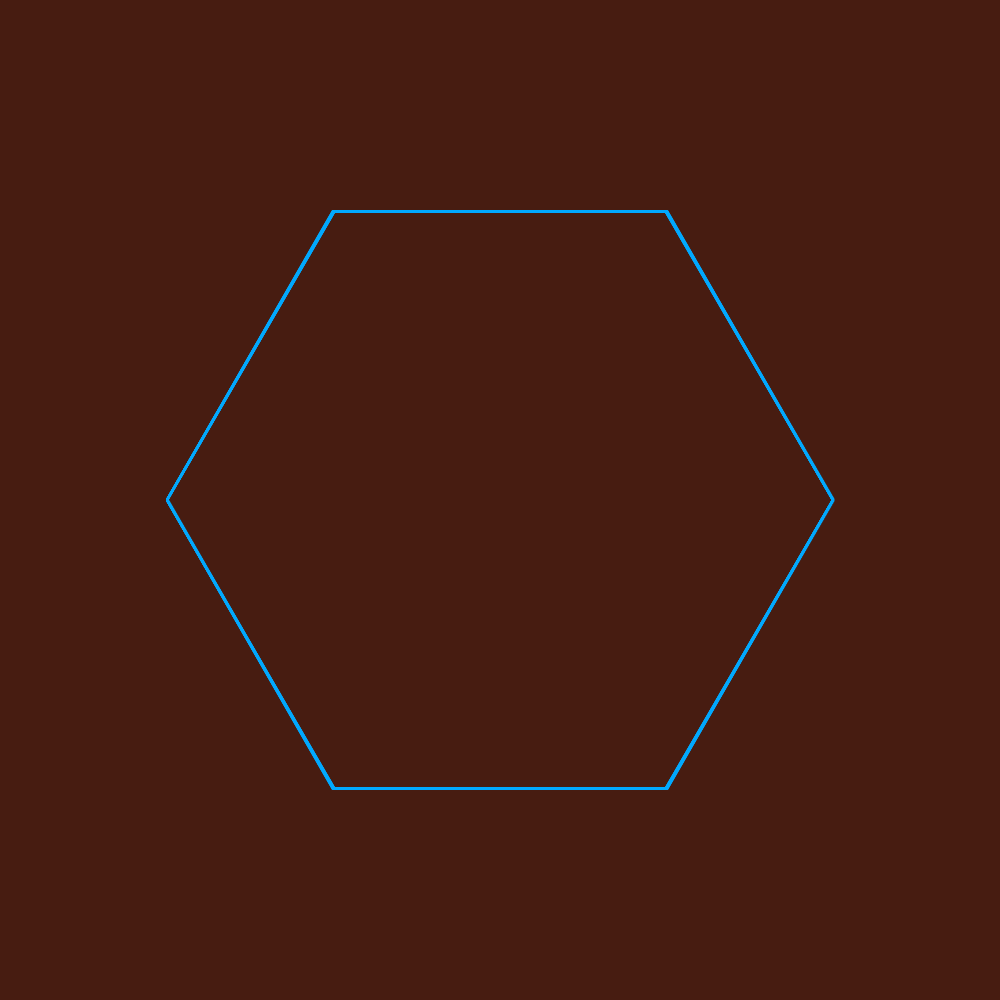
Frame 1 (no input)
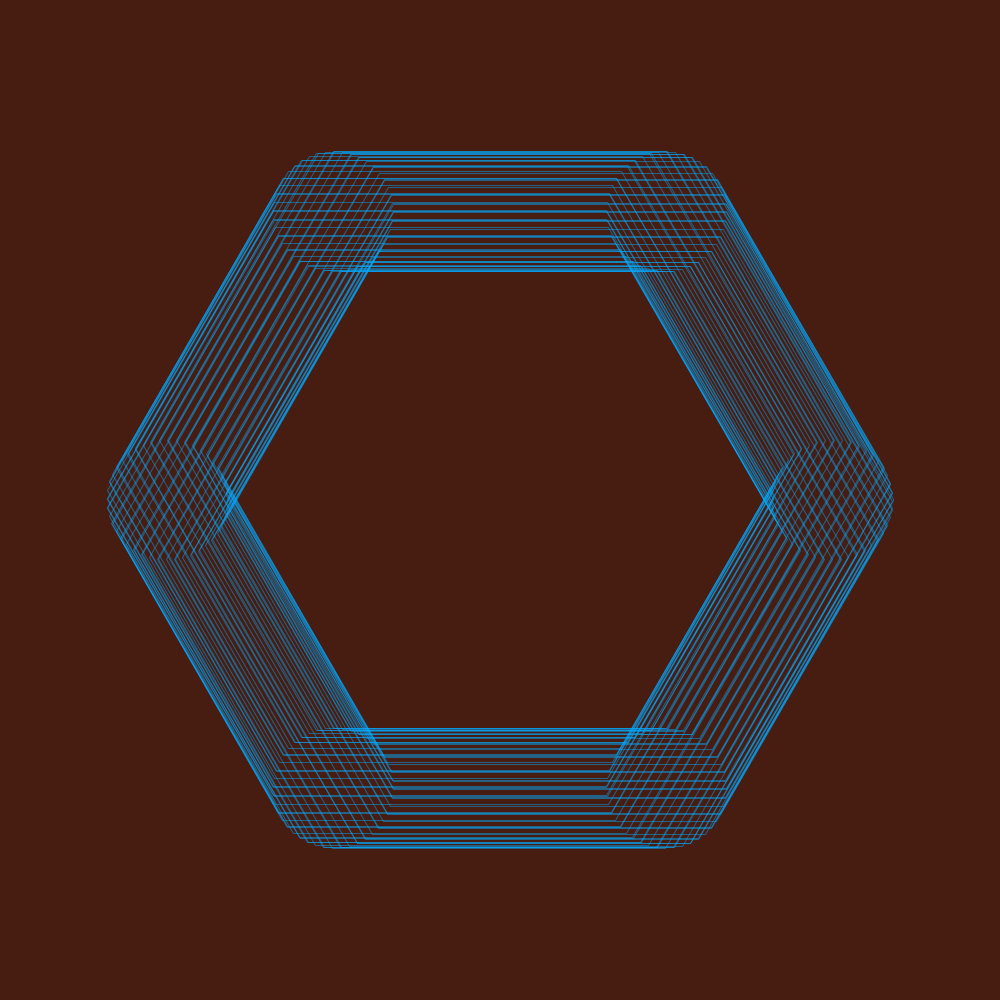
Frame 60 (the mouse pressed at the canvas centre just before this capture)
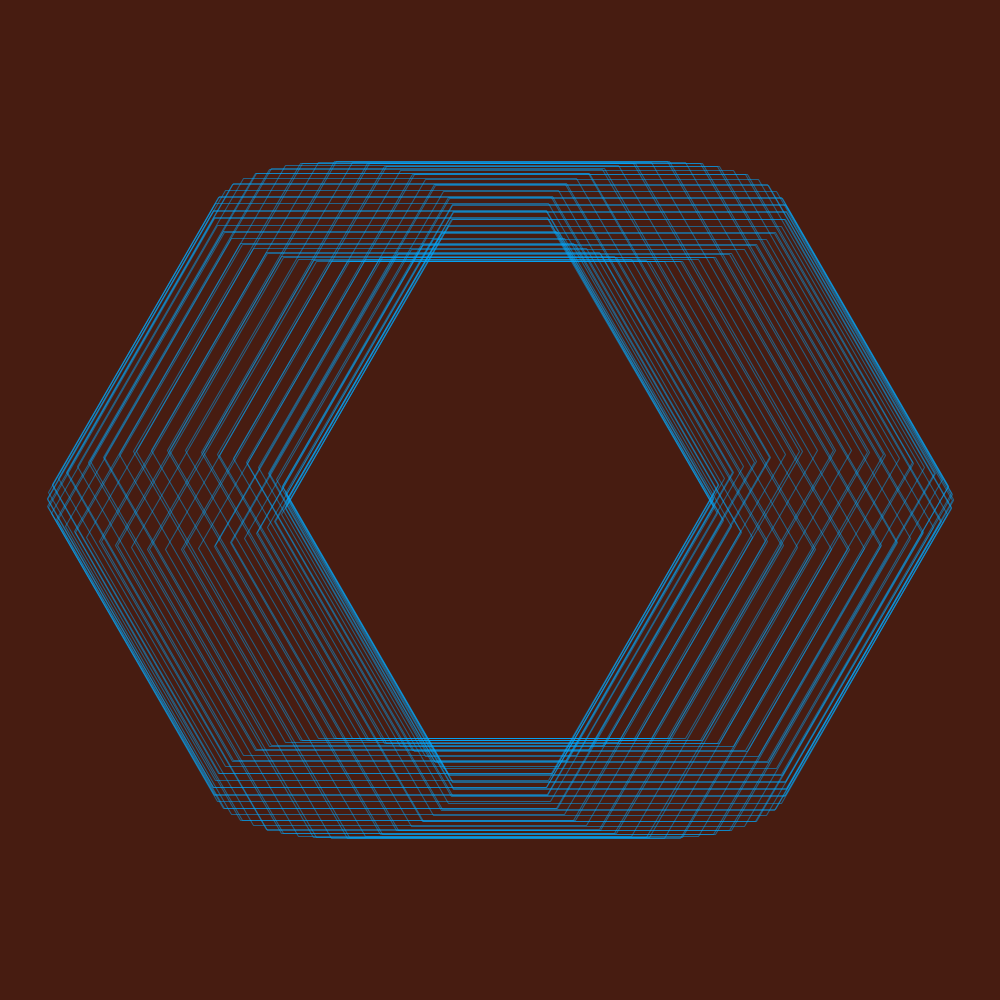
Frame 120 (the mouse held since frame 60 and released just before this capture)

The Processing sketch that drew these frames (run headless with seeded random() and noise(); from frame 60 on, the mouse is pressed at the canvas centre):

// Processing sketch: anim_simple_hex
// ── anim_simple_hex.pde

int shp_count = 70;

void setup() {
    size(1000,1000);
    colorMode(HSB, 360, 100, 100, 100);
    
    background(12, 75, 28);
    //frameRate(15);
}

void draw() {
    
    background(12, 75, 28);
    
    float n = frameCount;
    float h = 65 + frameCount / 24;
    float w = 175 + frameCount / 250;
    
    for(int i = 0; i < shp_count; i++) {
      float pos = radians(360/shp_count);
      //for (float c = 0; c < 360; c+=10) {
        pushMatrix();
          translate(width/2 + cos(i) * (n % w), height/2 + sin(i) * (n % h));
          noFill();
          stroke(200,100,100, 50);
          //polygon(cos(pos*i) * 120, sin(pos*i) * 120, width/3, 6);
          polygon(0, 0, width/3, 6);
        popMatrix();
     //}
    }
  
}

void polygon(float x, float y, float radius, int npoints) {
  float angle = TWO_PI / npoints;
  beginShape();
  for (float a = 0; a < TWO_PI; a += angle) {
    float sx = x + cos(a) * radius;
    float sy = y + sin(a) * radius;
    vertex(sx, sy);
  }
  endShape(CLOSE);
}
